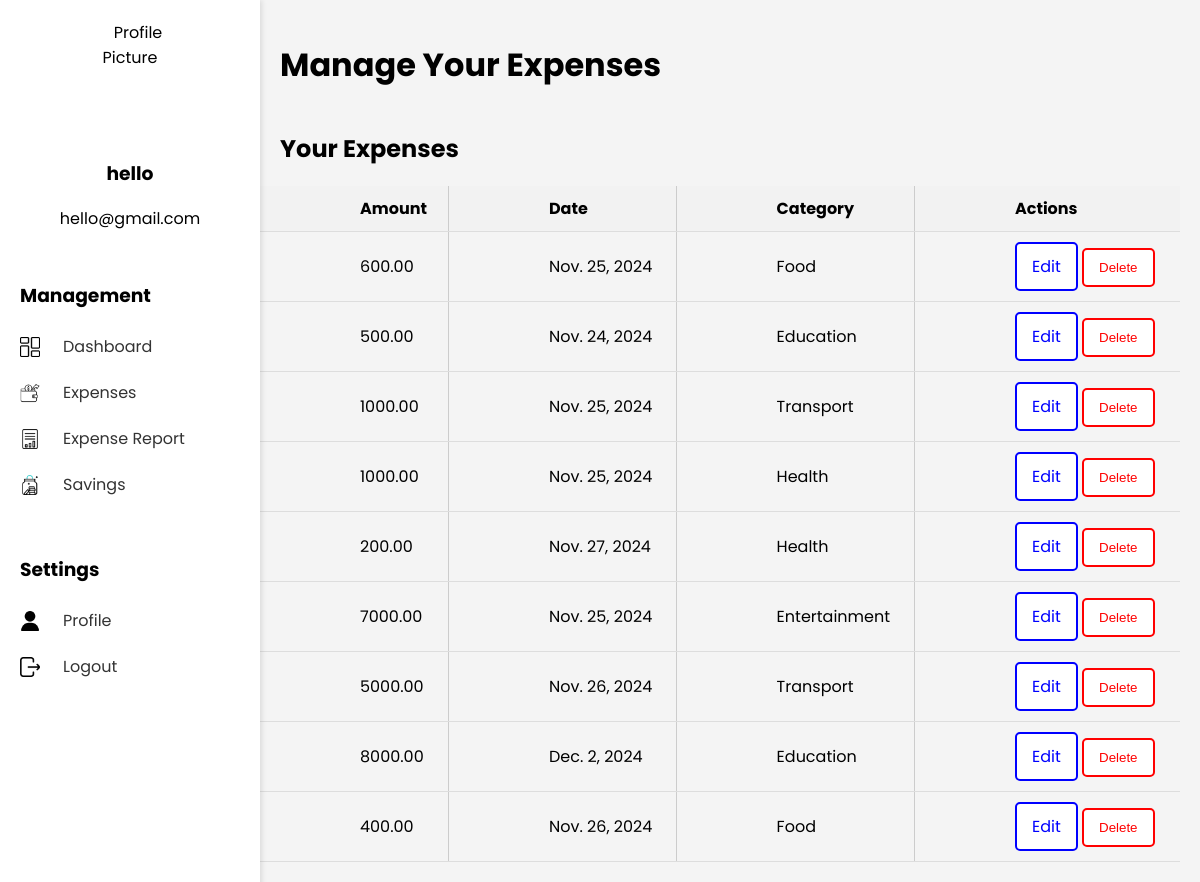
/ExpenseSystem/manage_expense/ (signed in), run on the app's committed database.
### ExpenseSystem/models.py (models this page shows, shortened)
class Expense(models.Model):
    amount = models.DecimalField(max_digits=10, decimal_places=2)
    date = models.DateField()
    category = models.ForeignKey(Category, on_delete=models.CASCADE)
    user = models.ForeignKey(User, on_delete=models.CASCADE)
    description = models.TextField(null=True, blank=True)  # Add the description field

class Category(models.Model):
    name = models.CharField(max_length=255)

### ExpenseSystem/views.py (the view)
# urls.py: path('manage_expense/', views.manage_expense, name='manage_expense'),
@login_required
def manage_expense(request):
    expenses = Expense.objects.all()
    return render(request, 'manage_expense.html', {'expenses': expenses})

### ExpenseSystem/templates/manage_expense.html (shortened to what this page needs)
<!DOCTYPE html>
<html lang="en">
<head>
    {% load static %}
    <link rel="stylesheet" href="{% static 'manageexpense.css' %}">
</head>
<body>
    {% include 'sidebar.html' %}
    <div class="main-dashboard">
        <div class="header">
            <h1>Manage Your Expenses</h1>
        </div>
        <div class="expense-list background-box">
            <h2>Your Expenses</h2>
            <table>
                <thead>
                    <tr>
                        <th>Amount</th>
                        <th>Date</th>
                        <th>Category</th>
                        <th>Actions</th>
                    </tr>
                </thead>
                <tbody>
                    {% for expense in expenses %}
                    <tr>
                        <td>{{ expense.amount }}</td>
                        <td>{{ expense.date }}</td>
                        <td>{{ expense.category.name }}</td>
                        <td>
                            <a href="{% url 'edit_expense' expense.id %}" class="btn btn-edit">Edit</a>
                            <form method="POST" action="{% url 'delete_expense' expense.id %}" style="display:inline;">
                                <button type="submit" class="btn btn-delete">Delete</button>
                            </form>
                        </td>
                    </tr>
                    {% empty %}
                    <tr>
                        <td colspan="4">No expenses recorded.</td>
                    </tr>
                    {% endfor %}
                </tbody>
            </table>
        </div>
    </div>
</body>
</html>

### ExpenseSystem/templates/sidebar.html
{% load static %}
<div class="sidebar">
    <div class="profile-section">
        <link rel="stylesheet" href="{% static 'sidebar.css' %}">
        <img src="{% static 'huh.jpg' %}" alt="Profile Picture" />
        <h3>{{ user.username }}</h3>
        <p>{{ user.email }}</p>
    </div>
    <div class="management-section">
        <h3>Management</h3>
        <ul>
            <li class="{% if request.resolver_match.url_name == 'dashboard' %}active{% endif %}">
                <img src="{% static 'dashboard.png' %}" alt="Dashboard Icon" class="sidebar-icon">
                <a href="{% url 'dashboard' %}">Dashboard</a>
            </li>
            <li class="{% if request.resolver_match.url_name == 'add_expense' %}active{% endif %}">
                <img src="{% static 'expenses.png' %}" alt="Add Expenses Icon" class="sidebar-icon">
                <a href="{% url 'add_expense' %}">Expenses</a>
            </li>
            <li class="{% if request.resolver_match.url_name == 'expense_report' %}active{% endif %}">
                <img src="{% static 'add_report.png' %}" alt="Expense Report Icon" class="sidebar-icon">
                <a href="{% url 'expense_report' %}">Expense Report</a>
            </li>
            <li class="{% if request.resolver_match.url_name == 'savings' %}active{% endif %}">
                <img src="{% static 'add_savings.png' %}" alt="Savings Icon" class="sidebar-icon">
                <a href="#">Savings</a>
            </li>
        </ul>
    </div>
    <div class="settings-section">
        <h3>Settings</h3>
        <ul>
            <li class="{% if request.resolver_match.url_name == 'user_profile' %}active{% endif %}">
                <img src="{% static 'user.png' %}" alt="User Icon" class="sidebar-icon">
                <a href="{% url 'user_profile' %}">Profile</a>
            </li>
            <li><img src="{% static 'exit.png' %}" alt="Logout Icon" class="sidebar-icon">
                <a href="{% url 'logout' %}" class="btn btn-secondary">Logout</a></li>
        </ul>
    </div>
</div>

### ExpenseSystem/static/manageexpense.css (style rules this page uses)
body { font-family: Poppins, sans-serif; background-color: #f4f4f4; margin: 0; padding: 0; }
.main-dashboard { margin-left: 240px; padding: 20px; }
.header { display: flex; justify-content: space-between; align-items: center; margin-bottom: 20px; }
.header h1 { font-size: 2em; margin-left: 20px; }
.expense-list h2 { margin-left: 20px; }
table { width: 100%; border-collapse: collapse; }
th, td { padding: 10px; padding-left: 100px; text-align: left; border-bottom: 1px solid #ddd; }
th { background-color: #f2f2f2; border-right: 1px solid #ccc; }
td { border-right: 1px solid #ccc; }
th:last-child, td:last-child { border-right: none; }
.btn-edit { border: 2px solid blue; background-color: white; color: blue; padding: 10px 15px; text-decoration: none; border-radius: 5px; cursor: pointer; display: inline-block; }
.btn-delete { border: 2px solid red; background-color: white; color: red; padding: 10px 15px; text-decoration: none; border-radius: 5px; cursor: pointer; display: inline-block; }

### ExpenseSystem/static/sidebar.css (style rules this page uses)
.sidebar { width: 220px; background-color: #ffffff; position: fixed; height: 100%; box-shadow: 2px 0 5px rgba(0,0,0,0.1); padding: 20px; overflow: hidden; }
.profile-section { text-align: center; }
.profile-section img { border-radius: 50%; width: 120px; height: 120px; display: block; margin: 0 auto; }
.management-section, .settings-section { margin-top: 50px; }
.management-section h3, .settings-section h3 { margin-bottom: 10px; }
.management-section ul, .settings-section ul { list-style-type: none; padding: 0; }
.management-section li, .settings-section li { display: flex; align-items: center; margin: 5px 0; }
.sidebar-icon { width: 20px; height: 20px; margin-right: 15px; margin-top: 5px; margin-bottom: 5px; vertical-align: middle; }
.management-section li a, .settings-section li a { text-decoration: none; color: #333; padding: 8px; display: block; }

### data on the page
Expense: amount "600.00", date "Nov. 25, 2024", category.name "Food"
Expense: amount "500.00", date "Nov. 24, 2024", category.name "Education"
Expense: amount "1000.00", date "Nov. 25, 2024", category.name "Transport"
Expense: amount "1000.00", date "Nov. 25, 2024", category.name "Health"
Expense: amount "200.00", date "Nov. 27, 2024", category.name "Health"
Expense: amount "7000.00", date "Nov. 25, 2024", category.name "Entertainment"
Expense: amount "5000.00", date "Nov. 26, 2024", category.name "Transport"
Expense: amount "8000.00", date "Dec. 2, 2024", category.name "Education"
Expense: amount "400.00", date "Nov. 26, 2024", category.name "Food"

### other printed values
{{ user.username }} "hello"
{{ user.email }} "hello@gmail.com"
